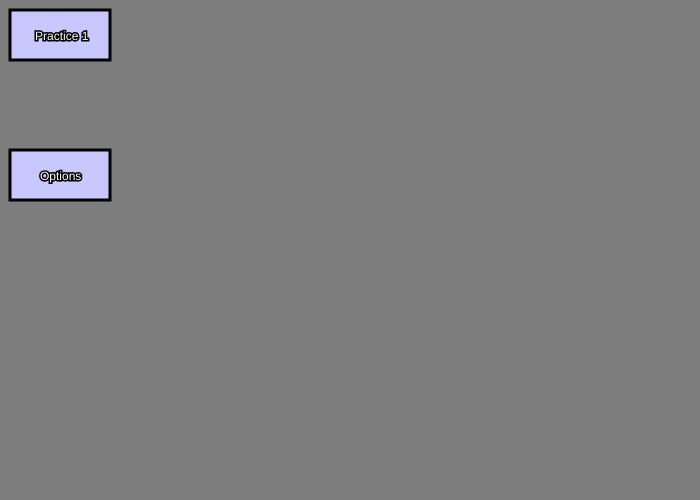
Frame 1 (no input)
Frame 60 (no input): identical to frame 1, image omitted
Frame 120 (the mouse pressed at the canvas centre since frame 60): identical to frame 1, image omitted

The p5.js sketch that drew this single still picture (run headless with seeded random() and noise() and a simulated clock; from frame 60 on, the mouse is pressed at the canvas centre):

// p5.js sketch
// ── sketch.js
var button2X;
var button2Y;

function setup()
{
  createCanvas(700,500);
  button2X = 10;
  button2Y = 150;

  
}

function draw()
{
	background(125,125,125)


	if (mouseX > 10 && mouseX < 10 + 100 && mouseY > 10 && mouseY < 10+50)
	{
		fill(255,200,0);
		stroke(0,0,0);
		strokeWeight(3);
		rect(10,10,100,50);		
	}
	else
	{
		fill(200,200,255);
		stroke(0,0,0);
		strokeWeight(3);
		rect(10,10,100,50);		
	}

	fill(255,255,255);
	stroke(0,0,0);
	textSize(12);
	text("Practice 1",35,40);




	fill(200,200,255);
	stroke(0,0,0);
	rect(button2X,button2Y,100,50);

	if (mouseX > button2X && mouseX < button2X + 100 && mouseY > button2Y && mouseY < button2Y+50)
	{
		fill(248,89,255);
		stroke(51,70,190);
		textSize(16);
		text("Options",button2X+30-5,button2Y+30+2);
	}
	else
	{
		fill(255,255,255);
		stroke(0,0,0);
		textSize(12);
		text("Options",button2X+30,button2Y+30);
	}

}
